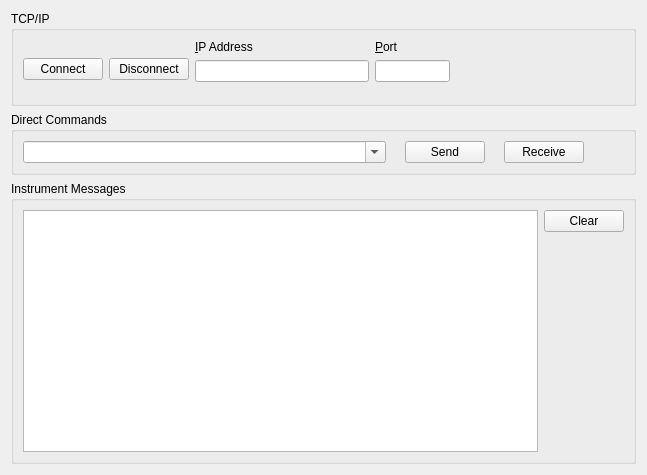
<?xml version="1.0" encoding="UTF-8"?>
<ui version="4.0">
 <class>SetupTab</class>
 <widget class="QWidget" name="SetupTab">
  <property name="geometry">
   <rect>
    <x>0</x>
    <y>0</y>
    <width>647</width>
    <height>475</height>
   </rect>
  </property>
  <property name="windowTitle">
   <string>Form</string>
  </property>
  <layout class="QVBoxLayout" name="verticalLayout">
   <item>
    <widget class="QGroupBox" name="loTcpIpGroup">
     <property name="sizePolicy">
      <sizepolicy hsizetype="Expanding" vsizetype="Preferred">
       <horstretch>0</horstretch>
       <verstretch>0</verstretch>
      </sizepolicy>
     </property>
     <property name="minimumSize">
      <size>
       <width>0</width>
       <height>90</height>
      </size>
     </property>
     <property name="title">
      <string>TCP/IP</string>
     </property>
     <property name="flat">
      <bool>false</bool>
     </property>
     <property name="checkable">
      <bool>false</bool>
     </property>
     <layout class="QHBoxLayout" name="_2">
      <item>
       <layout class="QHBoxLayout" name="loConnect">
        <property name="topMargin">
         <number>5</number>
        </property>
        <item>
         <widget class="QPushButton" name="btnConnect">
          <property name="text">
           <string>Connect</string>
          </property>
          <property name="icon">
           <iconset resource="../VfpResources.qrc">
            <normaloff>:/root/Images/connect.png</normaloff>:/root/Images/connect.png</iconset>
          </property>
         </widget>
        </item>
        <item>
         <widget class="QPushButton" name="btnDisconnect">
          <property name="text">
           <string>Disconnect</string>
          </property>
          <property name="icon">
           <iconset resource="../VfpResources.qrc">
            <normaloff>:/root/Images/StopRed16.png</normaloff>:/root/Images/StopRed16.png</iconset>
          </property>
         </widget>
        </item>
       </layout>
      </item>
      <item>
       <layout class="QVBoxLayout" name="loAddress">
        <property name="bottomMargin">
         <number>12</number>
        </property>
        <item>
         <widget class="QLabel" name="lblIpAddress">
          <property name="text">
           <string>&amp;IP Address</string>
          </property>
          <property name="buddy">
           <cstring>editIpAddress</cstring>
          </property>
         </widget>
        </item>
        <item>
         <widget class="QLineEdit" name="editIpAddress"/>
        </item>
       </layout>
      </item>
      <item>
       <layout class="QVBoxLayout" name="loPort">
        <property name="bottomMargin">
         <number>12</number>
        </property>
        <item>
         <widget class="QLabel" name="lblPort">
          <property name="text">
           <string>&amp;Port</string>
          </property>
          <property name="buddy">
           <cstring>editPort</cstring>
          </property>
         </widget>
        </item>
        <item>
         <widget class="QLineEdit" name="editPort">
          <property name="maximumSize">
           <size>
            <width>75</width>
            <height>16777215</height>
           </size>
          </property>
         </widget>
        </item>
       </layout>
      </item>
      <item>
       <spacer name="horizontalSpacer">
        <property name="orientation">
         <enum>Qt::Horizontal</enum>
        </property>
        <property name="sizeHint" stdset="0">
         <size>
          <width>40</width>
          <height>20</height>
         </size>
        </property>
       </spacer>
      </item>
     </layout>
    </widget>
   </item>
   <item>
    <widget class="QGroupBox" name="gbDirectCommands">
     <property name="sizePolicy">
      <sizepolicy hsizetype="Expanding" vsizetype="Preferred">
       <horstretch>0</horstretch>
       <verstretch>0</verstretch>
      </sizepolicy>
     </property>
     <property name="title">
      <string>Direct Commands</string>
     </property>
     <layout class="QVBoxLayout" name="verticalLayout_2">
      <item>
       <layout class="QHBoxLayout" name="horizontalLayout">
        <item>
         <widget class="QComboBox" name="cmbCommands">
          <property name="sizePolicy">
           <sizepolicy hsizetype="Expanding" vsizetype="Fixed">
            <horstretch>0</horstretch>
            <verstretch>0</verstretch>
           </sizepolicy>
          </property>
          <property name="editable">
           <bool>true</bool>
          </property>
         </widget>
        </item>
        <item>
         <spacer name="horizontalSpacer_2">
          <property name="orientation">
           <enum>Qt::Horizontal</enum>
          </property>
          <property name="sizeType">
           <enum>QSizePolicy::Minimum</enum>
          </property>
          <property name="sizeHint" stdset="0">
           <size>
            <width>13</width>
            <height>20</height>
           </size>
          </property>
         </spacer>
        </item>
        <item>
         <widget class="QPushButton" name="pbSend">
          <property name="text">
           <string>Send</string>
          </property>
          <property name="icon">
           <iconset resource="../VfpResources.qrc">
            <normaloff>:/root/Images/Send.png</normaloff>:/root/Images/Send.png</iconset>
          </property>
         </widget>
        </item>
        <item>
         <spacer name="horizontalSpacer_3">
          <property name="orientation">
           <enum>Qt::Horizontal</enum>
          </property>
          <property name="sizeType">
           <enum>QSizePolicy::Minimum</enum>
          </property>
          <property name="sizeHint" stdset="0">
           <size>
            <width>13</width>
            <height>20</height>
           </size>
          </property>
         </spacer>
        </item>
        <item>
         <widget class="QPushButton" name="pbReceive">
          <property name="text">
           <string>Receive</string>
          </property>
          <property name="icon">
           <iconset resource="../VfpResources.qrc">
            <normaloff>:/root/Images/Receive.png</normaloff>:/root/Images/Receive.png</iconset>
          </property>
         </widget>
        </item>
        <item>
         <spacer name="horizontalSpacer_4">
          <property name="orientation">
           <enum>Qt::Horizontal</enum>
          </property>
          <property name="sizeType">
           <enum>QSizePolicy::Fixed</enum>
          </property>
          <property name="sizeHint" stdset="0">
           <size>
            <width>40</width>
            <height>20</height>
           </size>
          </property>
         </spacer>
        </item>
       </layout>
      </item>
     </layout>
    </widget>
   </item>
   <item>
    <widget class="QGroupBox" name="gbInstMsgs">
     <property name="title">
      <string>Instrument Messages</string>
     </property>
     <layout class="QHBoxLayout" name="horizontalLayout_3">
      <item>
       <layout class="QHBoxLayout" name="horizontalLayout_2">
        <item>
         <widget class="QTextEdit" name="textInstrumentMessages"/>
        </item>
        <item alignment="Qt::AlignTop">
         <widget class="QPushButton" name="pbClear">
          <property name="text">
           <string>Clear</string>
          </property>
          <property name="icon">
           <iconset resource="../VfpResources.qrc">
            <normaloff>:/root/Images/Clear32.png</normaloff>:/root/Images/Clear32.png</iconset>
          </property>
         </widget>
        </item>
       </layout>
      </item>
     </layout>
    </widget>
   </item>
  </layout>
 </widget>
 <tabstops>
  <tabstop>btnConnect</tabstop>
  <tabstop>btnDisconnect</tabstop>
  <tabstop>editIpAddress</tabstop>
  <tabstop>editPort</tabstop>
  <tabstop>cmbCommands</tabstop>
  <tabstop>pbSend</tabstop>
  <tabstop>pbReceive</tabstop>
  <tabstop>textInstrumentMessages</tabstop>
  <tabstop>pbClear</tabstop>
 </tabstops>
 <resources>
  <include location="../VfpResources.qrc"/>
 </resources>
 <connections/>
</ui>
